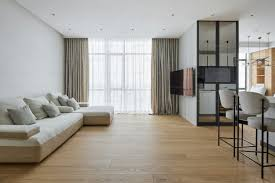
#> input picture Data/image2.jpg, 275 x 183 px, found by its file name
$ python floor_segmentation.py
#> lines starting #> are read from the running program, lines starting #| are printed output that depends on the picture; after the words box and inside, x2 and y2 are one past the last pixel; in counts of white or black regions, pixels touching at a corner belong together
import cv2
import numpy as np
import matplotlib.pyplot as plt

# Read the input image
image = cv2.imread('D:/Quleep/Prototype/Code/Data/image2.jpg')  # Replace with the path to your image
#> image is the input picture: shape (183, 275, 3); mean B, G, R 145.8, 153.9, 159
image_rgb = cv2.cvtColor(image, cv2.COLOR_BGR2RGB)

# Convert the image to grayscale
gray = cv2.cvtColor(image, cv2.COLOR_BGR2GRAY)
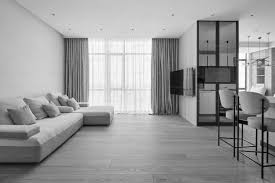
#> gray: shape (183, 275); min 0, max 255, mean 154.5

# Apply Gaussian blur to reduce noise and improve edge detection
blurred = cv2.GaussianBlur(gray, (5, 5), 0)
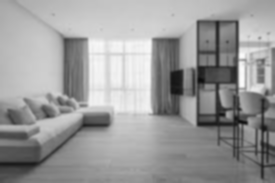
#> blurred: shape (183, 275); min 12, max 251, mean 154.5

# Use Canny edge detection to find edges
edges = cv2.Canny(blurred, threshold1=40, threshold2=140) #original threshold 50, 150
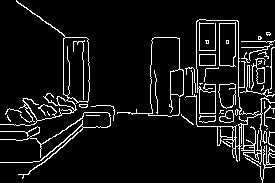
#> edges: shape (183, 275); 8% white in thin lines or dots

# Apply morphological operations to close gaps in the edges
kernel = np.ones((5, 5), np.uint8)
closed_edges = cv2.morphologyEx(edges, cv2.MORPH_CLOSE, kernel)
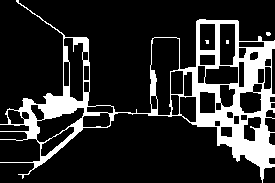
#> closed_edges: shape (183, 275); 17.2% white; 4 white regions (3 under 20 px)

# Find contours from the processed edges
contours, _ = cv2.findContours(closed_edges, cv2.RETR_EXTERNAL, cv2.CHAIN_APPROX_SIMPLE)
#> contours = 2 contours, 1 with area under 20; largest, box (x1, y1, x2, y2) and area: (0, 0, 275, 183) 17233

# Create a mask to highlight the floor
mask = np.zeros_like(gray)

# Filter and draw only the largest contour, assuming it represents the floor
if contours:
    largest_contour = max(contours, key=cv2.contourArea)
#> largest_contour = contour of 392 points, box (x1, y1, x2, y2) (0, 0, 275, 183), area 17233
    cv2.drawContours(mask, [largest_contour], -1, (255), thickness=cv2.FILLED)
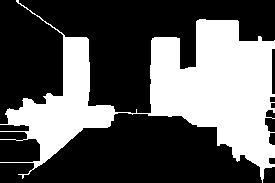
#> mask: shape (183, 275); 35.8% white; 1 white region, box (x1, y1, x2, y2) and area: (0, 0, 275, 183) 17995

# Apply the mask to the original image
segmented_floor = cv2.bitwise_and(image_rgb, image_rgb, mask=mask)
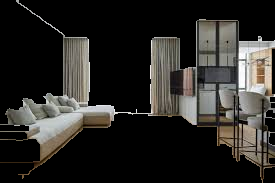
#> segmented_floor: shape (183, 275, 3); mean R, G, B 44.4, 42.8, 39.7

# Display the results
plt.figure(figsize=(12, 6))
plt.subplot(1, 3, 1)
plt.title('Original Image')
plt.imshow(image_rgb)
plt.axis('off')

plt.subplot(1, 3, 2)
plt.title('Edges')
plt.imshow(edges, cmap='gray')
plt.axis('off')

plt.subplot(1, 3, 3)
plt.title('Segmented Floor')
plt.imshow(segmented_floor)
plt.axis('off')

plt.tight_layout()
plt.show()

$ run again, with Data/image3.jpg copied over Data/image2.jpg
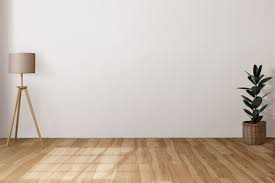
#> input picture Data/image3.jpg, 275 x 183 px, found by its file name
#> image is the input picture: shape (183, 275, 3); mean B, G, R 177.2, 188.1, 200.9
#> `edges = cv2.Canny(blurred, threshold1=40, threshold2=140)`:
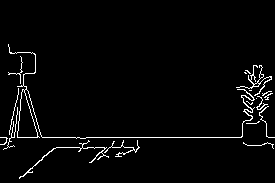
#> edges: shape (183, 275); 2.8% white in thin lines or dots, all inside (x1, y1, x2, y2) = (0, 44, 275, 179)
#> closed_edges: shape (183, 275); 5.4% white; 2 white regions
#> contours = 2 contours, 1 with area under 20; largest, box (x1, y1, x2, y2) and area: (0, 44, 275, 179) 3387
#> largest_contour = contour of 312 points, box (x1, y1, x2, y2) (0, 44, 275, 179), area 3387
#> mask: shape (183, 275); 7.9% white; 1 white region, box (x1, y1, x2, y2) and area: (0, 44, 275, 179) 3992
#> `segmented_floor = cv2.bitwise_and(image_rgb, image_rgb, mask=mask)`:
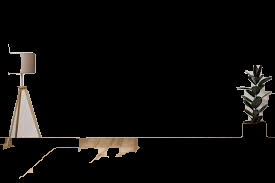
#> segmented_floor: shape (183, 275, 3); mean R, G, B 12.1, 10.8, 9.5

$ run again, with Data/image4.jpg copied over Data/image2.jpg
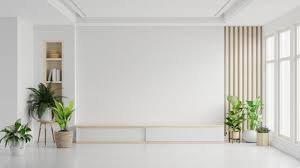
#> input picture Data/image4.jpg, 300 x 168 px, found by its file name
#> image is the input picture: shape (168, 300, 3); mean B, G, R 192.6, 198.5, 199.4
#> `edges = cv2.Canny(blurred, threshold1=40, threshold2=140)`:
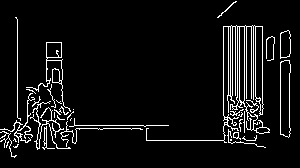
#> edges: shape (168, 300); 6.7% white in thin lines or dots
#> closed_edges: shape (168, 300); 15.5% white; 3 white regions
#> contours = 3 contours, 1 with area under 20; largest, box (x1, y1, x2, y2) and area: (0, 17, 275, 158) 8759, (280, 30, 291, 138) 972
#> largest_contour = contour of 217 points, box (x1, y1, x2, y2) (0, 17, 275, 158), area 8759
#> mask: shape (168, 300); 18.7% white; 1 white region, box (x1, y1, x2, y2) and area: (0, 17, 275, 158) 9415
#> `segmented_floor = cv2.bitwise_and(image_rgb, image_rgb, mask=mask)`:
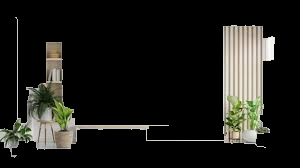
#> segmented_floor: shape (168, 300, 3); mean R, G, B 30.2, 29.9, 26.1
